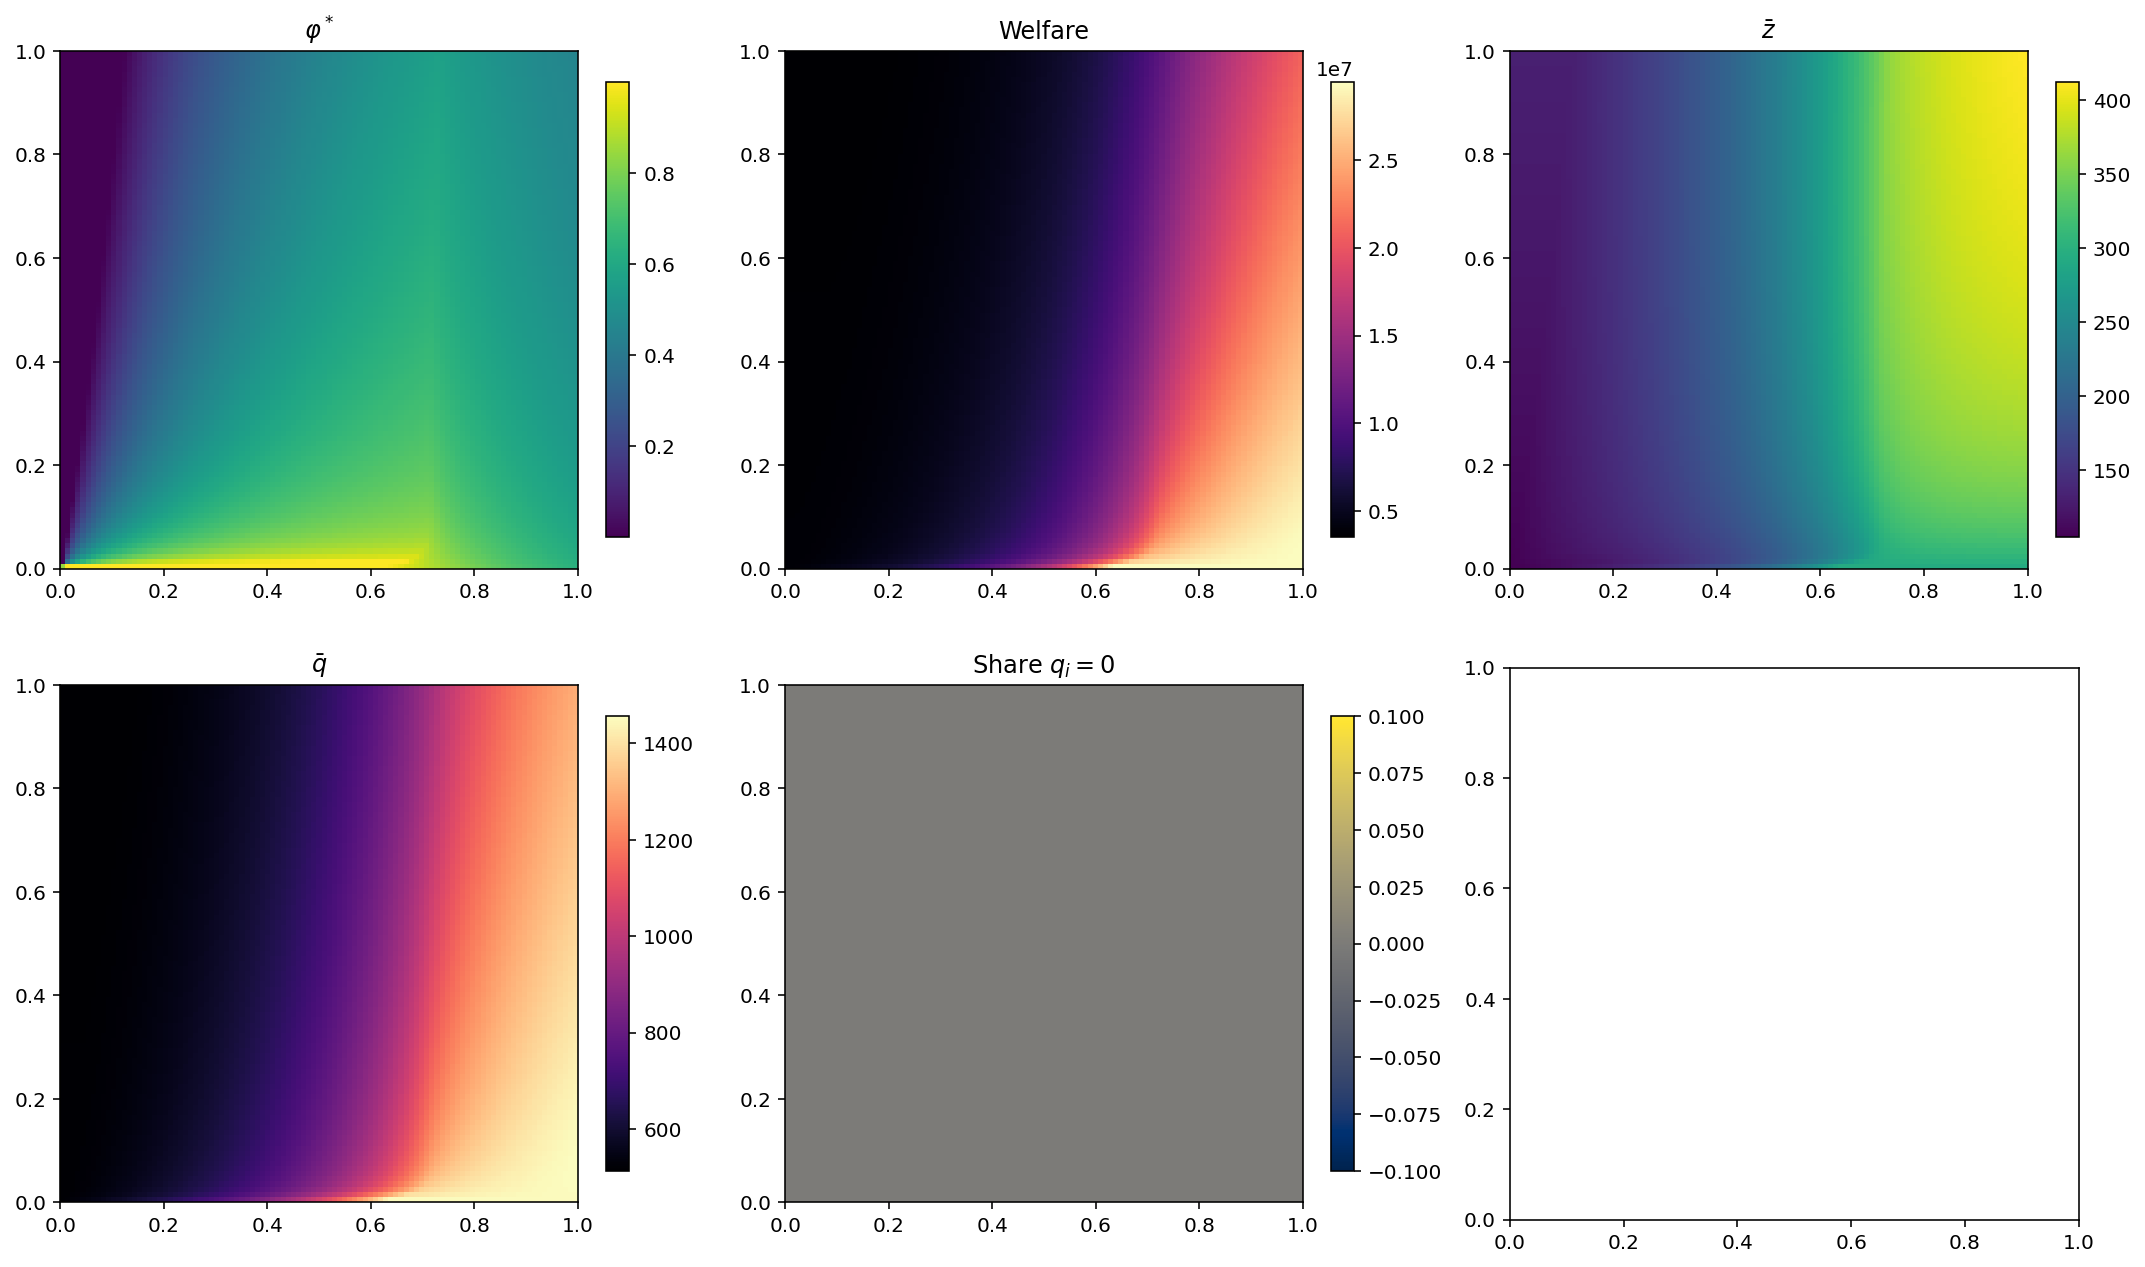

Python code for this plot:
#!/usr/bin/env python

import math
import time
import numpy as np
import scipy.optimize as opt
import matplotlib.pyplot as plt
from joblib import Parallel, delayed

# ---------------- PARAMETERS ----------------
N = 10
A = 1000
GRID_RES = 101
PHI_TOL = 1e-6
NEWTON_TOL = 1e-8
MAX_ITERS = 60
SEED = 42
N_CORES = -1

Z_MIN   = 1e-8
PENALTY = 1e30

# Two-type costs
SHARE_LEADERS = 0.2
MU_L, SIG_L = 20.0, 5.0
MU_H, SIG_H = 80.0, 20.0

rng = np.random.default_rng(SEED)
is_leader = rng.random(N) < SHARE_LEADERS
c = np.where(is_leader,
             rng.normal(MU_L, SIG_L, N),
             rng.normal(MU_H, SIG_H, N))
kappa = np.clip(rng.normal(5.0, 1.0, N), 1e-3, None)

# ---------------- HELPERS ----------------
def build_similarity(mean, size):
    M = np.full((size, size), mean)
    np.fill_diagonal(M, 0.0)
    return M

def _newton_z_i(q_i, sum_dq_i, kappa_i, phi, z0):
    s = 2.0 - phi
    const = (1 - phi) * q_i * sum_dq_i
    z = max(z0, Z_MIN)
    for _ in range(40):
        f  = kappa_i * z**(s + 1) - q_i * z**s - const
        fp = kappa_i * (s + 1) * z**s - q_i * s * z**(s - 1)
        if abs(fp) < 1e-14:
            break
        z_new = z - f / fp
        if z_new <= 0 or not np.isfinite(z_new):
            z_new = 0.5 * z
        if abs(z_new - z) < 1e-12:
            z = z_new
            break
        z = z_new
    return max(z, Z_MIN)

# ---------------- EQUILIBRIUM ----------------
def equilibrium(delta, omega, phi):
    z = np.maximum((A - c) / (2 * kappa), 1.0)
    z = np.maximum(z, Z_MIN)
    delta_row_sum = delta.sum(axis=1)

    for _ in range(MAX_ITERS):
        denom = z**(1 - phi)
        if np.max(delta_row_sum / denom) >= 2:
            return False, None, None

        Gamma = delta / denom[:, None]
        rhs = (A - c) + z + phi * (omega @ z)
        q = np.linalg.solve(2*np.eye(N) + Gamma, rhs)
        q = np.maximum(q, 0.0)

        sum_dq = delta @ q
        z_new = np.array([_newton_z_i(q[i], sum_dq[i], kappa[i], phi, z[i])
                          for i in range(N)])
        z_new = np.maximum(z_new, Z_MIN)

        if np.linalg.norm(z_new - z, np.inf) < NEWTON_TOL:
            return True, q, z_new

        z = z_new

    return False, None, None

# ---------------- WELFARE ----------------
def welfare(q, z, delta, omega, phi):
    z = np.maximum(z, Z_MIN)
    subs = (delta @ q) / z**(1 - phi)
    p = A - q - subs
    mc = c - z - phi * (omega @ z)
    profits = (p - mc) * q - 0.5 * kappa * z**2
    return max(float(np.sum(profits) + 0.5*np.sum(q**2)), 0.0)

# ---------------- GRID CELL ----------------
def solve_cell(dbar, wbar):
    delta = build_similarity(dbar, N)
    omega = build_similarity(wbar, N)

    def obj(phi):
        ok, q, z = equilibrium(delta, omega, phi)
        if not ok:
            return PENALTY
        return -welfare(q, z, delta, omega, phi)

    res = opt.minimize_scalar(obj, bounds=(0,1), method="bounded",
                              options={"xatol": PHI_TOL})
    if not np.isfinite(res.fun):
        return math.nan, math.nan, math.nan, math.nan, math.nan

    ok, q, z = equilibrium(delta, omega, res.x)
    if not ok:
        return math.nan, math.nan, math.nan, math.nan, math.nan

    zero_share = np.mean(q <= 1e-12)
    return np.mean(q), np.mean(z), welfare(q, z, delta, omega, res.x), res.x, zero_share

# ---------------- MAIN ----------------
def main():
    grid = np.linspace(0,1,GRID_RES)
    flat = Parallel(n_jobs=N_CORES)(
        delayed(solve_cell)(d,w) for d in grid for w in grid
    )

    Q = np.zeros((GRID_RES, GRID_RES))
    Z = np.zeros_like(Q)
    W = np.zeros_like(Q)
    PHI = np.zeros_like(Q)
    ZEROQ = np.zeros_like(Q)

    k = 0
    for i in range(GRID_RES):
        for j in range(GRID_RES):
            Q[i,j], Z[i,j], W[i,j], PHI[i,j], ZEROQ[i,j] = flat[k]
            k += 1

    fig, axes = plt.subplots(2,3, figsize=(15,9))
    mats = [PHI, W, Z, Q, ZEROQ]
    titles = [r"$\varphi^*$", "Welfare", r"$\bar z$", r"$\bar q$", "Share $q_i=0$"]
    cmaps = ["viridis","magma","viridis","magma","cividis"]

    for ax, mat, title, cmap in zip(axes.flat, mats, titles, cmaps):
        im = ax.imshow(mat, origin="lower", extent=[0,1,0,1], cmap=cmap)
        ax.set_title(title)
        plt.colorbar(im, ax=ax, fraction=0.04)

    plt.tight_layout()
    plt.show()

if __name__ == "__main__":
    main()
